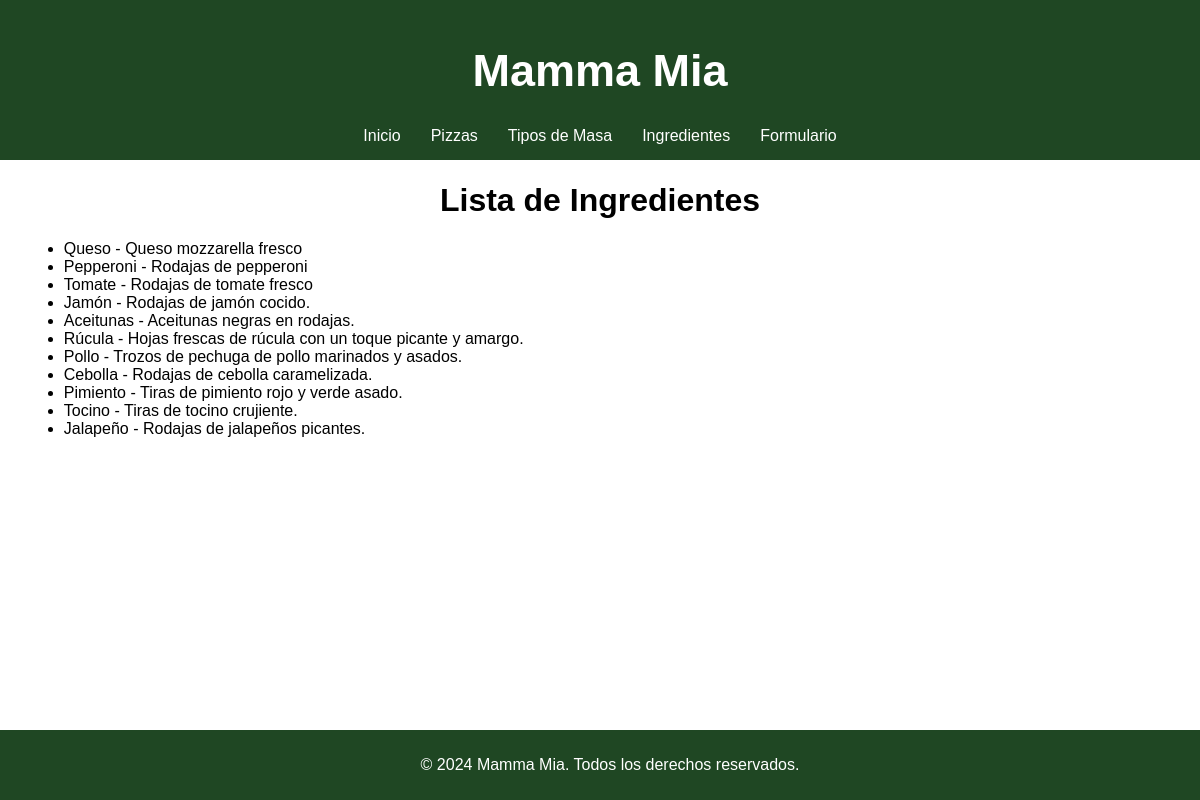
The page /ingredientes/ on the database its author committed.
### pizzeria/models.py (models this page shows, shortened)
class Ingrediente(models.Model):
    nombre = models.CharField(max_length=50)
    descripcion = models.TextField()

### pizzeria/views.py (the view)
# urls.py: path('ingredientes/', views.lista_ingredientes, name='lista_ingredientes'),
def lista_ingredientes(request):
    ingredientes = Ingrediente.objects.all()
    return render(request, 'lista_ingredientes.html', {'ingredientes': ingredientes})

### pizzeria/templates/lista_ingredientes.html (shortened to what this page needs)
{% extends "base.html" %}
{% load static %}
{%block content%}
<main>
    <h1>Lista de Ingredientes</h1>
    <ul>
        {% for ingrediente in ingredientes %}
            <li>{{ ingrediente.nombre }}</a> - {{ ingrediente.descripcion }}</li>
        {% endfor %}
    </ul>
</main>
{%endblock%}

### static/css/styles.css (style rules this page uses)
body { font-family: Arial, sans-serif; margin: 0; padding: 0; }
main { width: 98%; margin: 0 auto; }
main h1 { text-align: center; }

### rows shown on the page
Ingrediente: nombre "Queso", descripcion "Queso mozzarella fresco"
Ingrediente: nombre "Pepperoni", descripcion "Rodajas de pepperoni"
Ingrediente: nombre "Tomate", descripcion "Rodajas de tomate fresco"
Ingrediente: nombre "Jamón", descripcion "Rodajas de jamón cocido."
Ingrediente: nombre "Aceitunas", descripcion "Aceitunas negras en rodajas."
Ingrediente: nombre "Rúcula", descripcion "Hojas frescas de rúcula con un toque picante y amargo."
Ingrediente: nombre "Pollo", descripcion "Trozos de pechuga de pollo marinados y asados."
Ingrediente: nombre "Cebolla", descripcion "Rodajas de cebolla caramelizada."
Ingrediente: nombre "Pimiento", descripcion "Tiras de pimiento rojo y verde asado."
Ingrediente: nombre "Tocino", descripcion "Tiras de tocino crujiente."
Ingrediente: nombre "Jalapeño", descripcion "Rodajas de jalapeños picantes."
